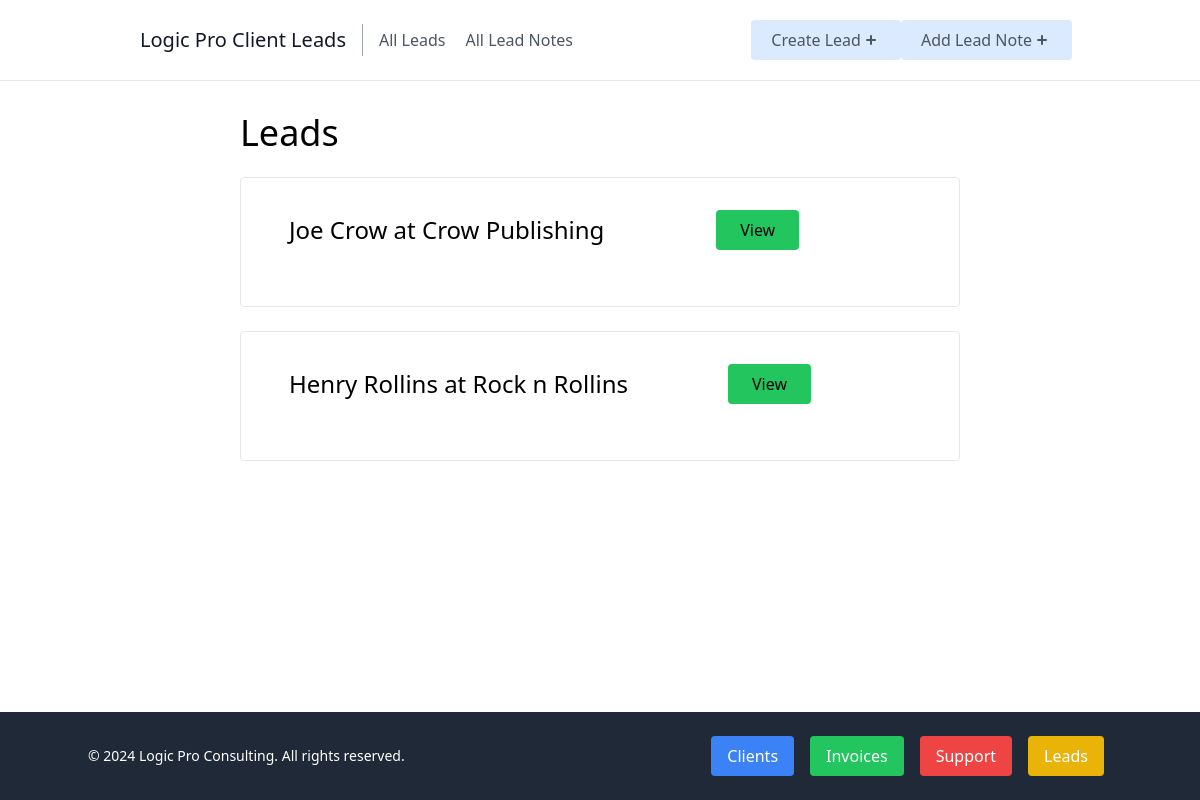
Screenshot of /leads/ with the database file from the repository.
### leads/models.py (models this page shows, shortened)
class Lead(models.Model):
    first_name = models.CharField(max_length=100)
    last_name = models.CharField(max_length=100)
    company = models.CharField(max_length=100)
    email = models.EmailField(max_length=100)
    phone = models.CharField(max_length=20)
    source = models.CharField(max_length=100)
    created_at = models.DateTimeField(auto_now_add=True)
    updated_at = models.DateTimeField(auto_now=True)

### leads/views.py (the view)
# urls.py: path('leads/', index, name='leads-home'),
def index(request):
    leads = Lead.objects.all()
    context = {
        'leads': leads
    }
    return render(request, 'leads/index.html', context)

### leads/templates/leads/index.html (shortened to what this page needs)
{% extends 'leads/_base.html' %}
{% block content %}
<div style="margin-bottom: 100px;" class="sm:w-2/3 mx-auto px-10">
    <h1 class="text-4xl mb-2">Leads</h1>
    {% for lead in leads %}
    <div class="border rounded px-12 py-8 my-6 hover:bg-gray-50">
        <div class="flex justify-between items-center pb-6">
            <p class="text-2xl">{{ lead.first_name }} {{ lead.last_name }} at {{ lead.company }}</p>
            <a href="{% url 'lead-detail' lead.pk %}"><p class="rounded bg-green-500 px-6 py-2">View</p></a>
        </div>
    </div>
    {% endfor %}
</div>
{% endblock content %}

### rows the page displays
Lead: first_name "Joe", last_name "Crow", company "Crow Publishing"
Lead: first_name "Henry", last_name "Rollins", company "Rock n Rollins"
